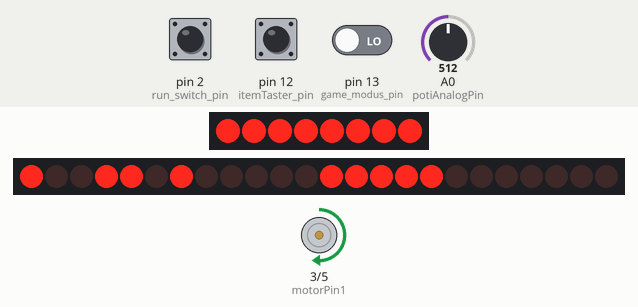
The sketch below on a simulated Arduino Uno, built with avr-gcc and run on an emulated ATmega328P. Parts: 8 shift-register outputs drawn as a row of LEDs (first output left, lit = HIGH), 24 shift-register outputs drawn as a row of LEDs (first output left, lit = HIGH), motor-driver pin pairs drawn as motors (green arrow = first pin HIGH = forward, orange = second pin HIGH = backward, longer = more drive). Wiring (inferred from the names in the program): shift register (74HC595): data pin 9; shift clock pin 11; latch pin 10; 3 × shift register (74HC595): data pin 8; shift clock pin 7; latch pin 6. Wiring (inferred from the signals the program sends): 2 × row of LEDs: on Q0, Q1, Q2, Q3, Q4, Q5, Q6, Q7 / on Q0, Q1, Q2, Q3, Q4, Q5, Q6, Q7, Q8, Q9, Q10, Q11, Q12, Q13, Q14, Q15, Q16, Q17, Q18, Q19, Q20, Q21, Q22, Q23. The inputs (shaded band) are chosen by the test bench; at power-on: A0 (potiAnalogPin) = 512, pin 13 (game_modus_pin) LOW, pin 2 (run_switch_pin) HIGH, pin 12 (itemTaster_pin) LOW. Random numbers use the default seed unless the sketch sets one.

Above: at 1.2 s.
1.3 s: A0 (potiAnalogPin) set to 122
At 1.39 s:
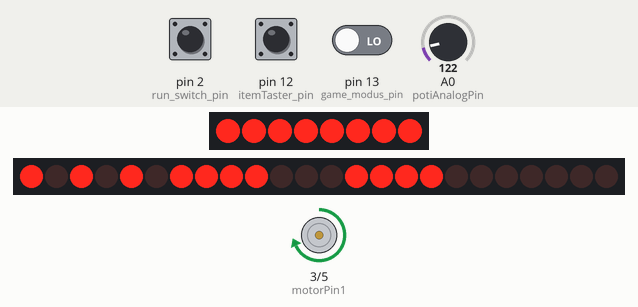
3.0 s: pin 13 (game_modus_pin) driven HIGH
At 4.13 s:
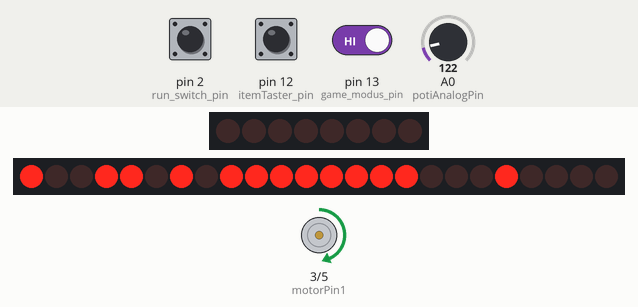
4.8 s: pin 2 (run_switch_pin) pulled LOW for 0.15 s
At 4.87 s:
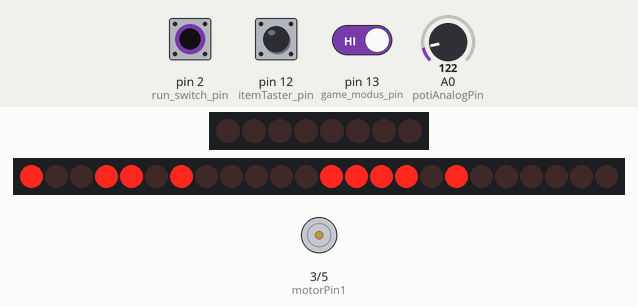
5.5 s: A0 (potiAnalogPin) set to 1023
At 6.41 s:
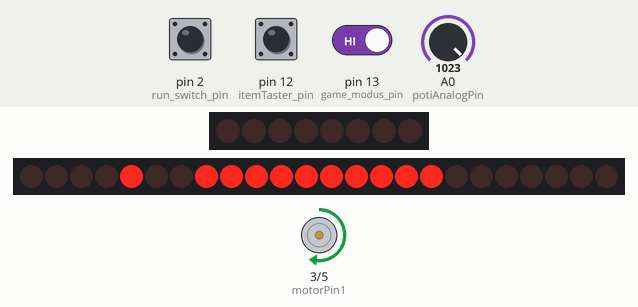
8.1 s: pin 12 (itemTaster_pin) pulled HIGH for 0.15 s
At 8.64 s:
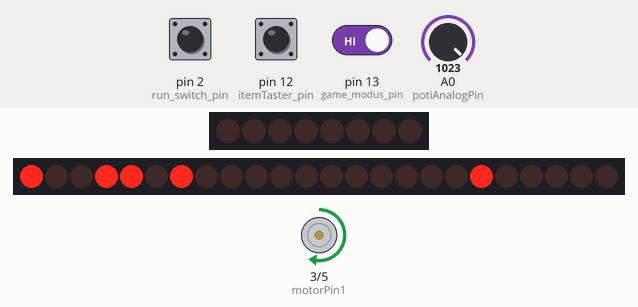
8.8 s: A0 (potiAnalogPin) set to 306
At 9.1 s:
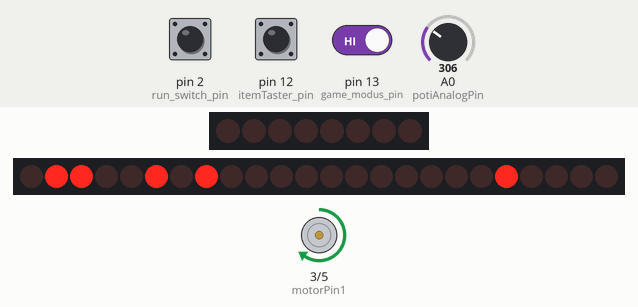
Timing chart, 0 to 14.0 s (numbered marks = the images above; inputs shaded):
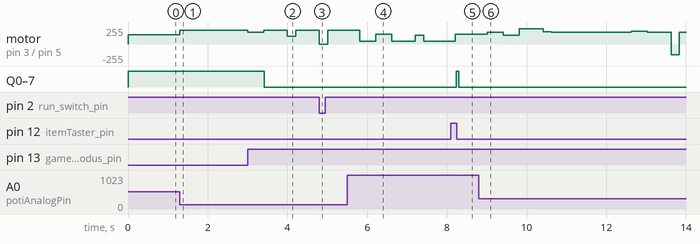

The sketch:

prototype_0.2.ino
```cpp
//**************************************************************//
//  Name    : shiftOutCode, Predefined Dual Array Style         //
//  Author  : Carlyn Maw, Tom Igoe                              //
//  Date    : 25 Oct, 2006                                      //
//  Version : 1.0                                               //
//  Notes   : Code for using a 74HC595 Shift Register           //
//          : to count from 0 to 255                            //
//****************************************************************


//***** PIN-SETTING ******************************************************

// digital Pins
const int run_switch_pin = 2;
const int motorPin1 = 3;
const int motorPin2 = 5;
const int latchPin_LED = 6;     //Pin connected to ST_CP of 74HC595 (LATCH)
const int clockPin_LED = 7;     //Pin connected to SH_CP of 74HC595 (CLOCK)
const int dataPin_LED = 8;      //Pin connected to DS of 74HC595 (DATA)
const int dataPin_Taster = 9;
const int latchPin_Taster = 10;
const int clockPin_Taster = 11;
const int itemTaster_pin = 12;
const int game_modus_pin = 13;

// Analog Pins
const int potiAnalogPin = 0;


//***** VARIABLES ********************************************************

// LED
unsigned long int currentTime = 0;
unsigned long int lastTime_LED = 0;

int counterLED = 0;

int led_show_array[2][10][19];
int led_show_time = 100;

// LED SHOW
// 0: circle
// 1: turn on all around

enum led_show_modus {
  CIRCLE_ALL_LED = 0,
  FILL_UP_ALL_LED = 1,
  ALTERNATE_BLINKING_ITEMS = 2,
  ALTERNATE_BLINKING = 3
};

int led_show = 0;


// MOTOR

unsigned long int lastTime_Motor = 0;
int run_switch_value = 0;
int speed_motor = 150;


// POTI
int potiValue = 150;


// GAME MODUS
// 1: speed with poti, no items
// 2: random speed & directions, no itmes
// 3:
// 4:
int game_taster_value = 0;
int debounce_time = 400;
int game_modus = 1;     // 1,2,3 or 4
int taster_blocked = 0;
unsigned long int current_time_taster = 0;
int modus_led_output = 1;

// modus 2
unsigned long int current_random_time = 0;
int random_duration = 1000;
int louie_direction = 0;

enum game_modus {
  POTI_MODUS = 1,
  RANDOM_MODUS = 2,
  POTI_ITEM_MODUS = 3,
  RANDOM_MODUS_HARD = 4
};


// ITEMS
unsigned long int current_time_item = 0;
int item_output = B11111111;
int item_taster_value = 0;
int blink_item_flag = 0;
int item_blocked = 0;
int debounce_item = 3000;
int shift_value = 1;
int item_used[8] = {0};

int speed_up_flag = 0;
int slow_down_flag = 0;


//***** FUNCTION PROTOTYPES ********************************************************

void make_led_show(int led_show);
void initialize_led_arrays();


void setup() {

  initialize_led_arrays();

  //set pins to output because they are addressed in the main loop
  pinMode(latchPin_LED, OUTPUT);
  pinMode(clockPin_LED, OUTPUT);
  pinMode(dataPin_LED, OUTPUT);

  pinMode(latchPin_Taster, OUTPUT);
  pinMode(clockPin_Taster, OUTPUT);
  pinMode(dataPin_Taster, OUTPUT);

  pinMode(itemTaster_pin, INPUT);

  pinMode(motorPin1, OUTPUT);
  pinMode(motorPin2, OUTPUT);

  pinMode(run_switch_pin, INPUT);
  pinMode(game_modus_pin, INPUT);

}

void loop()
{

  currentTime = millis();

  potiValue = analogRead(potiAnalogPin);

  game_taster_value = digitalRead(game_modus_pin);
  run_switch_value = digitalRead(run_switch_pin);


  ////////// MODUS TASTER + DEBOUNCING /////////////////////////////////////////////////////////////////////////////////
  if ( game_taster_value == HIGH && taster_blocked == 0 )
  {
    taster_blocked = 1;

    game_modus++;
    if (game_modus >= 5) game_modus = 1;

    // set LED Output
    if (game_modus == 1) modus_led_output = 1;
    else if (game_modus == 2) modus_led_output = 2;
    else if (game_modus == 3) modus_led_output = 4;
    else if (game_modus == 4) modus_led_output = 8;

    counterLED = 0;

    current_time_taster = millis();
  }

  currentTime = millis();

  if ( (currentTime - current_time_taster) > debounce_time && taster_blocked == 1 )
  {
    taster_blocked = 0;
  }

  ////////////////////////////////////////////////////////////////////////////////////////////////////


  /////// RUN LOUIE ///////////////////////////////////////////////////////////////////////////////////

  if ( run_switch_value == LOW )
  {

    analogWrite(motorPin1, 0);
    analogWrite(motorPin2, 0);

    /*
      CIRCLE_ALL_LED
      FILL_UP_ALL_LED
      ALTERNATE_BLINKING_ITEMS
    */
    make_led_show(ALTERNATE_BLINKING);

    // items wieder zurücksetzen
    item_output = B11111111;
    for (int i = 0; i < 8; i++) item_used[i] = 0;
  }
  else
  {
    switch (game_modus)
    {
      case POTI_MODUS:     // speed über Poti einstellen ohne Items
        speed_motor = 255 - (25 + 0.18 * potiValue);
        analogWrite(motorPin1, speed_motor);
        // je größer der Speed-Wert, desto geringer die Geschwindigkeit
        analogWrite(motorPin2, 0);

        make_led_show(CIRCLE_ALL_LED);

        break;

      case RANDOM_MODUS:     // zufällige Geschwindigkeit
        currentTime = millis();

        make_led_show(FILL_UP_ALL_LED);

        if ( currentTime - current_random_time > random_duration )
        {
          current_random_time = millis();
          speed_motor = random(30, 200);
          louie_direction = random(0, 100);

          // decide about direction
          if (louie_direction > 90)
          {
            analogWrite(motorPin1, 0);
            analogWrite(motorPin2, speed_motor);
          }
          else
          {
            analogWrite(motorPin1, speed_motor);
            analogWrite(motorPin2, 0);
          }

        }
        break;

      case POTI_ITEM_MODUS:       // speed über poti mit Items

        // Taster alle auf High setzen
        digitalWrite(latchPin_Taster, LOW);
        shiftOut(dataPin_Taster, clockPin_Taster, MSBFIRST, 255);
        digitalWrite(latchPin_Taster, HIGH);

        delayMicroseconds(500);

        item_taster_value = digitalRead(itemTaster_pin);

        ///////////////// TASTER CHECK ////////////////////////////
        if ( item_taster_value == HIGH && item_blocked == 0)
        {
          shift_value = 1;

          for (int i = 0; i < 8; i++)
          {
            digitalWrite(latchPin_Taster, LOW);
            shiftOut(dataPin_Taster, clockPin_Taster, MSBFIRST, shift_value);
            digitalWrite(latchPin_Taster, HIGH);

            delayMicroseconds(500);

            item_taster_value = digitalRead(itemTaster_pin);

            if ( item_taster_value == HIGH )
            {
              // prüfen ob Item schon verbraucht
              // bsp. item_output:  B10110001
              // j = 4
              // 1 << 4 =           B00010000
              // ver-&          =   B00010000
              // > 0
              if ( (item_output ^ (1 << i) ) > 0 )
              {
                // turn light off
                switch (i)
                {
                  case 0:         // red button
                    item_output = item_output & B11101111;
                    slow_down_flag = 1;
                    break;
                  case 1:         // green button
                    item_output = item_output & B11111011;
                    speed_up_flag = 1;
                    break;
                  case 2:         // green button
                    item_output = item_output & B11110111;
                    speed_up_flag = 1;
                    break;
                  case 3:         // red button
                    item_output = item_output & B01111111;
                    slow_down_flag = 1;
                    break;
                  case 4:         // red button
                    item_output = item_output & B11011111;
                    slow_down_flag = 1;
                    break;
                  case 5:         // green button
                    item_output = item_output & B11111101;
                    speed_up_flag = 1;
                    break;
                  case 6:         // green button
                    item_output = item_output & B11111110;
                    speed_up_flag = 1;
                    break;
                  case 7:         // red button
                    item_output = item_output & B10111111;
                    slow_down_flag = 1;
                    break;
                }
                item_blocked = 1;

                // if item already used, dont use it
                if ( item_used[i] == 0 ) item_used[i] = 1;
                else
                {
                  slow_down_flag = 0;
                  speed_up_flag = 0;
                  item_blocked = 0;
                }

              }
              else item_blocked = 0;
            }
            shift_value = shift_value << 1;
          }

          current_time_item = millis();

        }

        //////////// DEBOUNCE ITEMS ///////////////////////
        currentTime = millis();

        if ( currentTime - current_time_item > debounce_item && item_blocked == 1 )
        {
          item_blocked = 0;
          // Taster alle auf High setzen
          digitalWrite(latchPin_Taster, LOW);
          shiftOut(dataPin_Taster, clockPin_Taster, MSBFIRST, 255);
          digitalWrite(latchPin_Taster, HIGH);
          speed_up_flag = 0;
          slow_down_flag = 0;
        }


        if (speed_up_flag == 1)
        {
          speed_motor = 255 - (25 + 0.18 * potiValue) + 100;
          if ( speed_motor > 230 ) speed_motor = 230;
        }
        else if (slow_down_flag  == 1)
        {
          speed_motor = 255 - (25 + 0.18 * potiValue) - 70;
          if ( speed_motor < 45 ) speed_motor = 45;
        }
        else speed_motor = 255 - (25 + 0.18 * potiValue);


        ///////////////// TASTER CHECK ////////////////////////////


        analogWrite(motorPin1, speed_motor);
        // je größer der Speed-Wert, desto geringer die Geschwindigkeit
        analogWrite(motorPin2, 0);

        make_led_show(ALTERNATE_BLINKING_ITEMS);


        break;

      case RANDOM_MODUS_HARD:     // zufällige Geschwindigkeit
        currentTime = millis();

        make_led_show(ALTERNATE_BLINKING_ITEMS);

        if ( currentTime - current_random_time > random_duration )
        {
          current_random_time = millis();
          speed_motor = random(80, 190);
          louie_direction = random(0, 100);

          // decide about direction
          if (louie_direction > 60)
          {
            //backwards
            analogWrite(motorPin1, 0);
            analogWrite(motorPin2, speed_motor);
          }
          else
          {
            analogWrite(motorPin1, speed_motor);
            analogWrite(motorPin2, 0);
          }

        }
        break;


        break;
    }       // switch case
  }         // else
}     // loop


void make_led_show(int led_show)
{
  switch (led_show) {
    case CIRCLE_ALL_LED:
      led_show_time = 25 + 0.562 * potiValue;
      currentTime = millis();
      if ( currentTime - lastTime_LED > led_show_time )
      {
        lastTime_LED = millis();

        counterLED++;
        if ( counterLED > 15 )
        {
          counterLED = 0;
        }

        //ground latchPin_LED and hold low for as long as you are transmitting
        digitalWrite(latchPin_LED, LOW);
        //move 'em out
        shiftOut(dataPin_LED, clockPin_LED, MSBFIRST, modus_led_output);
        shiftOut(dataPin_LED, clockPin_LED, LSBFIRST, led_show_array[1][CIRCLE_ALL_LED][counterLED]);
        shiftOut(dataPin_LED, clockPin_LED, LSBFIRST, led_show_array[0][CIRCLE_ALL_LED][counterLED]);
        //return the latch pin high to signal chip that it
        //no longer needs to listen for information
        digitalWrite(latchPin_LED, HIGH);

        break;
      }

    case FILL_UP_ALL_LED:
      led_show_time = 25 + 0.562 * potiValue;
      currentTime = millis();
      if ( currentTime - lastTime_LED > led_show_time )
      {
        lastTime_LED = millis();

        counterLED++;
        if ( counterLED > 15 )
        {
          counterLED = 0;
        }

        //ground latchPin_LED and hold low for as long as you are transmitting
        digitalWrite(latchPin_LED, LOW);
        //move 'em out
        shiftOut(dataPin_LED, clockPin_LED, MSBFIRST, modus_led_output);
        shiftOut(dataPin_LED, clockPin_LED, LSBFIRST, led_show_array[1][FILL_UP_ALL_LED][counterLED]);
        shiftOut(dataPin_LED, clockPin_LED, LSBFIRST, led_show_array[0][FILL_UP_ALL_LED][counterLED]);
        //return the latch pin high to signal chip that it
        //no longer needs to listen for information
        digitalWrite(latchPin_LED, HIGH);

        break;

      }

    case ALTERNATE_BLINKING_ITEMS:
      led_show_time = 25 + 0.562 * potiValue;
      currentTime = millis();
      if ( currentTime - lastTime_LED > led_show_time )
      {
        lastTime_LED = millis();

        counterLED++;
        if ( counterLED > 15 )
        {
          counterLED = 0;
        }

        //ground latchPin_LED and hold low for as long as you are transmitting
        digitalWrite(latchPin_LED, LOW);
        //move 'em out
        shiftOut(dataPin_LED, clockPin_LED, MSBFIRST, modus_led_output);

        // item blinken wenn aktiviert
        if ( item_blocked == 1 && blink_item_flag == 1 )
        {
          blink_item_flag = 0;
          shiftOut(dataPin_LED, clockPin_LED, MSBFIRST, 0);
        }
        else
        {
          blink_item_flag = 1;
          shiftOut(dataPin_LED, clockPin_LED, MSBFIRST, item_output);
        }

        shiftOut(dataPin_LED, clockPin_LED, LSBFIRST, led_show_array[0][led_show][counterLED]);
        //return the latch pin high to signal chip that it
        //no longer needs to listen for information
        digitalWrite(latchPin_LED, HIGH);

        break;

      }
    case ALTERNATE_BLINKING:
      led_show_time = 25 + 0.562 * potiValue;
      currentTime = millis();
      if ( currentTime - lastTime_LED > led_show_time )
      {
        lastTime_LED = millis();

        counterLED++;
        if ( counterLED > 15 )
        {
          counterLED = 0;
        }

        //ground latchPin_LED and hold low for as long as you are transmitting
        digitalWrite(latchPin_LED, LOW);
        //move 'em out
        shiftOut(dataPin_LED, clockPin_LED, MSBFIRST, modus_led_output);
        shiftOut(dataPin_LED, clockPin_LED, LSBFIRST, led_show_array[1][ALTERNATE_BLINKING][counterLED]);
        shiftOut(dataPin_LED, clockPin_LED, LSBFIRST, led_show_array[0][ALTERNATE_BLINKING][counterLED]);
        //return the latch pin high to signal chip that it
        //no longer needs to listen for information
        digitalWrite(latchPin_LED, HIGH);

        break;

      }

  }       // switch case
}           // function: make_led_show


void initialize_led_arrays()
{
  // CIRCLE_ALL
  led_show_array[0][0][0] = 0x28;
  led_show_array[0][0][1] = 0x09;
  led_show_array[0][0][2] = 0x81;
  led_show_array[0][0][3] = 0xC0;
  led_show_array[0][0][4] = 0x50;
  led_show_array[0][0][5] = 0x14;
  led_show_array[0][0][6] = 0x06;
  led_show_array[0][0][7] = 0x22;
  led_show_array[0][0][8] = 0x28;
  led_show_array[0][0][9] = 0x09;
  led_show_array[0][0][10] = 0x81;
  led_show_array[0][0][11] = 0xC0;
  led_show_array[0][0][12] = 0x50;
  led_show_array[0][0][13] = 0x14;
  led_show_array[0][0][14] = 0x06;
  led_show_array[0][0][15] = 0x22;

  led_show_array[1][0][0] = 0x82;
  led_show_array[1][0][1] = 0x06;
  led_show_array[1][0][2] = 0x44;
  led_show_array[1][0][3] = 0x0C;
  led_show_array[1][0][4] = 0x28;
  led_show_array[1][0][5] = 0x09;
  led_show_array[1][0][6] = 0x11;
  led_show_array[1][0][7] = 0x03;
  led_show_array[1][0][8] = 0x82;
  led_show_array[1][0][9] = 0x06;
  led_show_array[1][0][10] = 0x44;
  led_show_array[1][0][11] = 0x0C;
  led_show_array[1][0][12] = 0x28;
  led_show_array[1][0][13] = 0x09;
  led_show_array[1][0][14] = 0x11;
  led_show_array[1][0][15] = 0x03;


  // FILL_UP_ALL
  led_show_array[0][1][0] = 0x00;
  led_show_array[0][1][1] = 0x02;
  led_show_array[0][1][2] = 0x22;
  led_show_array[0][1][3] = 0x2A;
  led_show_array[0][1][4] = 0x2B;
  led_show_array[0][1][5] = 0xAB;
  led_show_array[0][1][6] = 0xEB;
  led_show_array[0][1][7] = 0xFB;
  led_show_array[0][1][8] = 0xFF;
  led_show_array[0][1][9] = 0xFF;
  led_show_array[0][1][10] = 0x00;
  led_show_array[0][1][11] = 0xFF;
  led_show_array[0][1][12] = 0x00;
  led_show_array[0][1][13] = 0xFF;
  led_show_array[0][1][14] = 0x00;
  led_show_array[0][1][15] = 0xFF;


  led_show_array[1][1][0] = 0x00;
  led_show_array[1][1][1] = 0x01;
  led_show_array[1][1][2] = 0x81;
  led_show_array[1][1][3] = 0x83;
  led_show_array[1][1][4] = 0xC3;
  led_show_array[1][1][5] = 0xC7;
  led_show_array[1][1][6] = 0xE7;
  led_show_array[1][1][7] = 0xEF;
  led_show_array[1][1][8] = 0xFF;
  led_show_array[1][1][9] = 0xFF;
  led_show_array[1][1][10] = 0x00;
  led_show_array[1][1][11] = 0xFF;
  led_show_array[1][1][12] = 0x00;
  led_show_array[1][1][13] = 0xFF;
  led_show_array[1][1][14] = 0x00;
  led_show_array[1][1][15] = 0xFF;


  // ALTERNATE_BLINKING_ITEMS
  led_show_array[0][2][0] = 0x65;
  led_show_array[0][2][1] = 0x9A;
  led_show_array[0][2][2] = 0x65;
  led_show_array[0][2][3] = 0x9A;
  led_show_array[0][2][4] = 0x65;
  led_show_array[0][2][5] = 0x9A;
  led_show_array[0][2][6] = 0x65;
  led_show_array[0][2][7] = 0x9A;
  led_show_array[0][2][8] = 0xBA;
  led_show_array[0][2][9] = 0xBE;
  led_show_array[0][2][10] = 0xFE;
  led_show_array[0][2][11] = 0xFF;
  led_show_array[0][2][12] = 0xF7;
  led_show_array[0][2][13] = 0xF5;
  led_show_array[0][2][14] = 0xE5;
  led_show_array[0][2][15] = 0x65;

  // ALTERNATE_BLINKING
  led_show_array[0][3][0] = 0x65;
  led_show_array[0][3][1] = 0x9A;
  led_show_array[0][3][2] = 0x65;
  led_show_array[0][3][3] = 0x9A;
  led_show_array[0][3][4] = 0x65;
  led_show_array[0][3][5] = 0x9A;
  led_show_array[0][3][6] = 0x65;
  led_show_array[0][3][7] = 0x9A;
  led_show_array[0][3][8] = 0x65;
  led_show_array[0][3][9] = 0x9A;
  led_show_array[0][3][10] = 0x65;
  led_show_array[0][3][11] = 0x9A;
  led_show_array[0][3][12] = 0x65;
  led_show_array[0][3][13] = 0x9A;
  led_show_array[0][3][14] = 0x65;
  led_show_array[0][3][15] = 0x9A;

  led_show_array[1][3][0] = 0xF0;
  led_show_array[1][3][1] = 0x0F;
  led_show_array[1][3][2] = 0xF0;
  led_show_array[1][3][3] = 0x0F;
  led_show_array[1][3][4] = 0xF0;
  led_show_array[1][3][5] = 0x0F;
  led_show_array[1][3][6] = 0xF0;
  led_show_array[1][3][7] = 0x0F;
  led_show_array[1][3][8] = 0xF0;
  led_show_array[1][3][9] = 0x0F;
  led_show_array[1][3][10] = 0xF0;
  led_show_array[1][3][11] = 0x0F;
  led_show_array[1][3][12] = 0xF0;
  led_show_array[1][3][13] = 0x0F;
  led_show_array[1][3][14] = 0xF0;
  led_show_array[1][3][15] = 0x0F;

}
```

Measured:
- after the input at 1.3 s, motor on pin 3 (motorPin1) / pin 5 (motorPin2): forward 137/255 → forward 208/255 at once
- after the input at 3.0 s, motor on pin 3 (motorPin1) / pin 5 (motorPin2): forward 208/255 → forward 177/255 at once, → forward 208/255 0.40 s later, → forward 113/255 0.60 s later, → forward 208/255 0.20 s later
- after the input at 4.8 s, motor on pin 3 (motorPin1) / pin 5 (motorPin2): forward 208/255 → stopped at once, → forward 208/255 0.21 s later
- after the input at 8.1 s, motor on pin 3 (motorPin1) / pin 5 (motorPin2): forward 45/255 → forward 145/255 after 0.11 s
